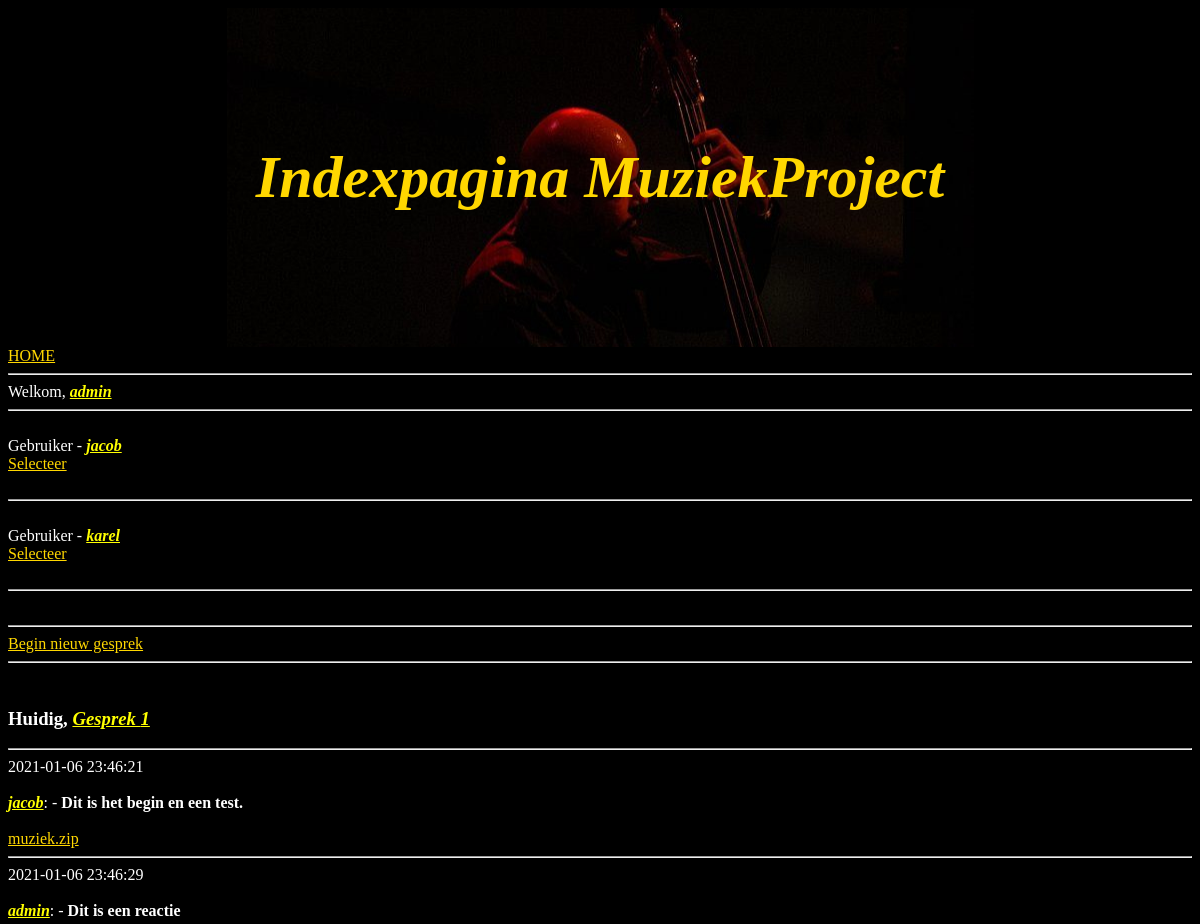
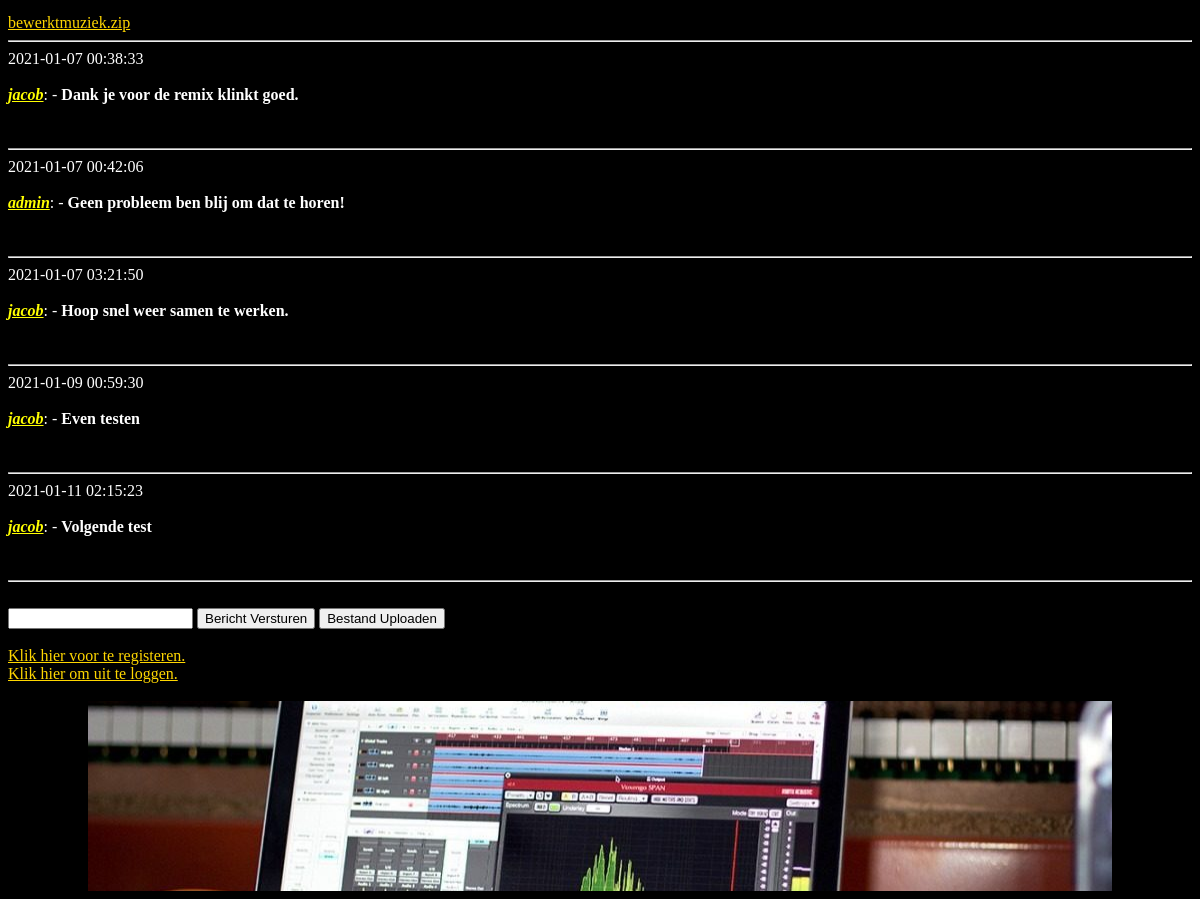
Screenshot of /Muziekproject/index.php?gesprek=1 (signed in) with the database file from the repository (2 pictures, top to bottom).
### tables this page shows
CREATE TABLE `user` (
  `user_ID` int(10) NOT NULL,
  `user_name` varchar(30) NOT NULL,
  `user_password` varchar(30) NOT NULL,
  `admin` tinyint(1) NOT NULL DEFAULT 0
);

CREATE TABLE `comment` (
  `comment_ID` int(10) NOT NULL,
  `conversation_ID` int(10) NOT NULL,
  `comment` varchar(100) NOT NULL,
  `date` timestamp NOT NULL DEFAULT current_timestamp() ON UPDATE current_timestamp(),
  `user_ID` int(10) NOT NULL,
  `uploaded_file` varchar(100) NOT NULL
);

### Muziekproject/index.php (the view, shortened to what this page needs)
<!DOCTYPE html>
<html>
	<head>
		<link rel="stylesheet" href="css/style.css">
	</head>
	<body>
		<div class="header">
			<h1>Indexpagina MuziekProject</h1>
		</div>
		<a href="index.php">HOME</a>
		<?php
			require("Backend/config.php");
			$connection = $db_connection;
			$Session = "";
			$admin_status ="";
			$user_ID ="";
			$conversation_ID ="";
			$selectedCheck ="";
			$selectedChat = "";
			foreach ($_SESSION as $key=>$Session)
			{
				echo "<br><hr>Welkom, <user>".$Session."</user><hr>";
			}
			$query_user_ID = "SELECT user_ID FROM user WHERE user_name='$Session'";
			$query_user_ID_result = $connection->query($query_user_ID);
			if ($query_user_ID_result->num_rows > 0)
			{
				while($row1 = $query_user_ID_result->fetch_assoc())
				{
					$user_ID = $row1["user_ID"];
				}
				$query_admin_status = "SELECT admin FROM user WHERE user_ID='$user_ID'";
				$query_admin_status_result = $connection->query($query_admin_status);
				if ($query_admin_status_result->num_rows > 0)
				{
					while($row1 = $query_admin_status_result->fetch_assoc())
					{
						$admin_status = $row1["admin"];
					}
				}
				if ($admin_status == 1)
				{
					$query_conversation_ID = "SELECT * FROM conversation";
					$query_conversation_ID_result = $connection->query($query_conversation_ID);
					if ($query_conversation_ID_result->num_rows > 0)
					{
						while($row1 = $query_conversation_ID_result->fetch_assoc())
						{
							$conversation_ID = $row1["conversation_ID"];
							$user_ID = $row1["user_ID"];
							$query_user_ID = "SELECT user_name FROM user WHERE user_ID='$user_ID'";
							$query_user_ID_result = $connection->query($query_user_ID);
							if ($query_user_ID_result->num_rows > 0)
							{
								while($row1 = $query_user_ID_result->fetch_assoc())
								{
									echo "<br> Gebruiker - <user>" . $row1["user_name"] . "</user>
									<br><a href=\"index.php?gesprek=$conversation_ID\">Selecteer</a><br><br><hr>";
								}
							}
						}
					}
					echo "<br><hr><a href=\"index.php?nieuw_gesprek\">Begin nieuw gesprek</a><hr>";
					if (isset($_GET['gesprek']))
					{
						echo "<br><h3>Huidig, <b><user>Gesprek " . $_GET['gesprek'] . "</h3></user></b><hr>";
					}
				}
			}
			function chooseConversation($selectedConversation)
			{
				$selectedChat = $selectedConversation;
				$conversation_ID = $selectedConversation;
				$selectedCheck = TRUE;
				selectedConversation();
			}
			if (isset($_GET['gesprek']) && $admin_status == 1)
			{
				chooseConversation($_GET['gesprek']);
			}
			function selectedConversation()
			{
				global $connection;
				global $selectedCheck;
				global $conversation_ID;
				if ($selectedCheck === TRUE)
				{
					$query_comment_conversation_ID = "SELECT * FROM comment WHERE conversation_ID='$conversation_ID'";
					$query_comment_conversation_ID_result = $connection->query($query_comment_conversation_ID);
					if ($query_comment_conversation_ID_result->num_rows > 0)
					{
						while($row1 = $query_comment_conversation_ID_result->fetch_assoc())
						{
							$username = $row1["user_ID"];
							$query_username = "SELECT user_name FROM user WHERE user_ID='$username'";
							$query_username_result = $connection->query($query_username);
							$message_owner ="";
							while($row2 = $query_username_result->fetch_assoc())
							{
								$message_owner = $row2["user_name"];
							}
							echo "" . $row1["date"].
							"<br><br><user>" . $message_owner.
							"</user>: - <b>" . $row1["comment"].
							'</b><br><br><a href="'.$row1['uploaded_file'].'">'.$row1['uploaded_file'].'</a></br><hr>';
						}
					}
					else
					{
						echo "0 resultaten";
					}
				}
				else
				{
				}
			}
		?>
		<?php if ($_SESSION != null && $conversation_ID != null && $selectedChat != null) : ?>
			<html>
				<form action="" method="post">
					<br><input type="text" name="comment" required="required"/>
					<input type="submit" value="Bericht Versturen"/>
					<input type="button" value="Bestand Uploaden"/>
				</form>
		<?php endif; ?>
		<?php if ($_SESSION != null && $admin_status == 1) : ?>
				<br><a href="register.php"> Klik hier voor te registeren. </a>
			</html>
		<?php endif; ?>
		<?php if ($_SESSION != null) : ?>
				<br><a href="logout.php"> Klik hier om uit te loggen. </a></br>
			</html><br>
		<?php endif; ?>
	</body>
	<footer>
	</footer>
</html>

### Muziekproject/css/style.css (style rules this page uses)
body { background-color: black; background-repeat: no-repeat; background-position: bottom center; color: white; }
a { color: gold; }
user { color: yellow; text-decoration: underline; font-style: italic; font-weight: bold; }
.header { padding: 8%; text-align: center; background: black; color: gold; font-size: 30px; font-weight: bold; font-style: italic; background-image: url("../images/backgroundexample2.jpg"); background-repeat: no-repeat; background-position: center; }
footer { padding: 8%; text-align: center; background: black; color: white; font-size: 30px; font-weight: bold; font-style: italic; background-image: url("../images/backgroundexample1.jpg"); background-repeat: no-repeat; background-position: center; }

### rows the page displays
user: user_name "jacob"
user: user_name "karel"
comment: date "2021-01-06 23:46:21", user_ID.user_name "jacob", comment "Dit is het begin en een test.", uploaded_file "muziek.zip"
comment: date "2021-01-06 23:46:29", user_ID.user_name "admin", comment "Dit is een reactie", uploaded_file "bewerktmuziek.zip"
comment: date "2021-01-07 00:38:33", user_ID.user_name "jacob", comment "Dank je voor de remix klinkt goed."
comment: date "2021-01-07 00:42:06", user_ID.user_name "admin", comment "Geen probleem ben blij om dat te horen!"
comment: date "2021-01-07 03:21:50", user_ID.user_name "jacob", comment "Hoop snel weer samen te werken."
comment: date "2021-01-09 00:59:30", user_ID.user_name "jacob", comment "Even testen"
comment: date "2021-01-11 02:15:23", user_ID.user_name "jacob", comment "Volgende test"

### other values shown
$Session "admin"
$_GET['gesprek'] "1"
